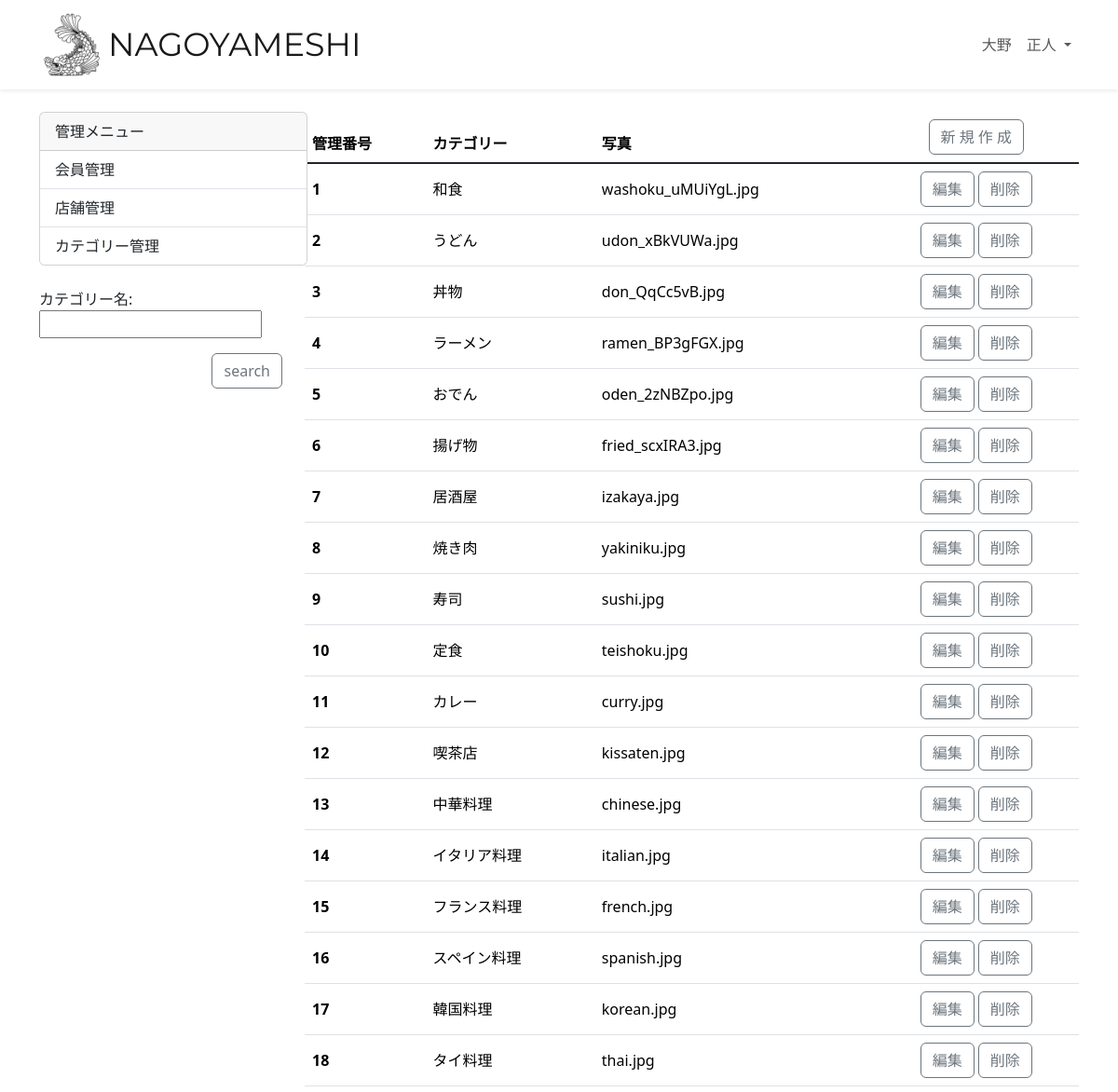
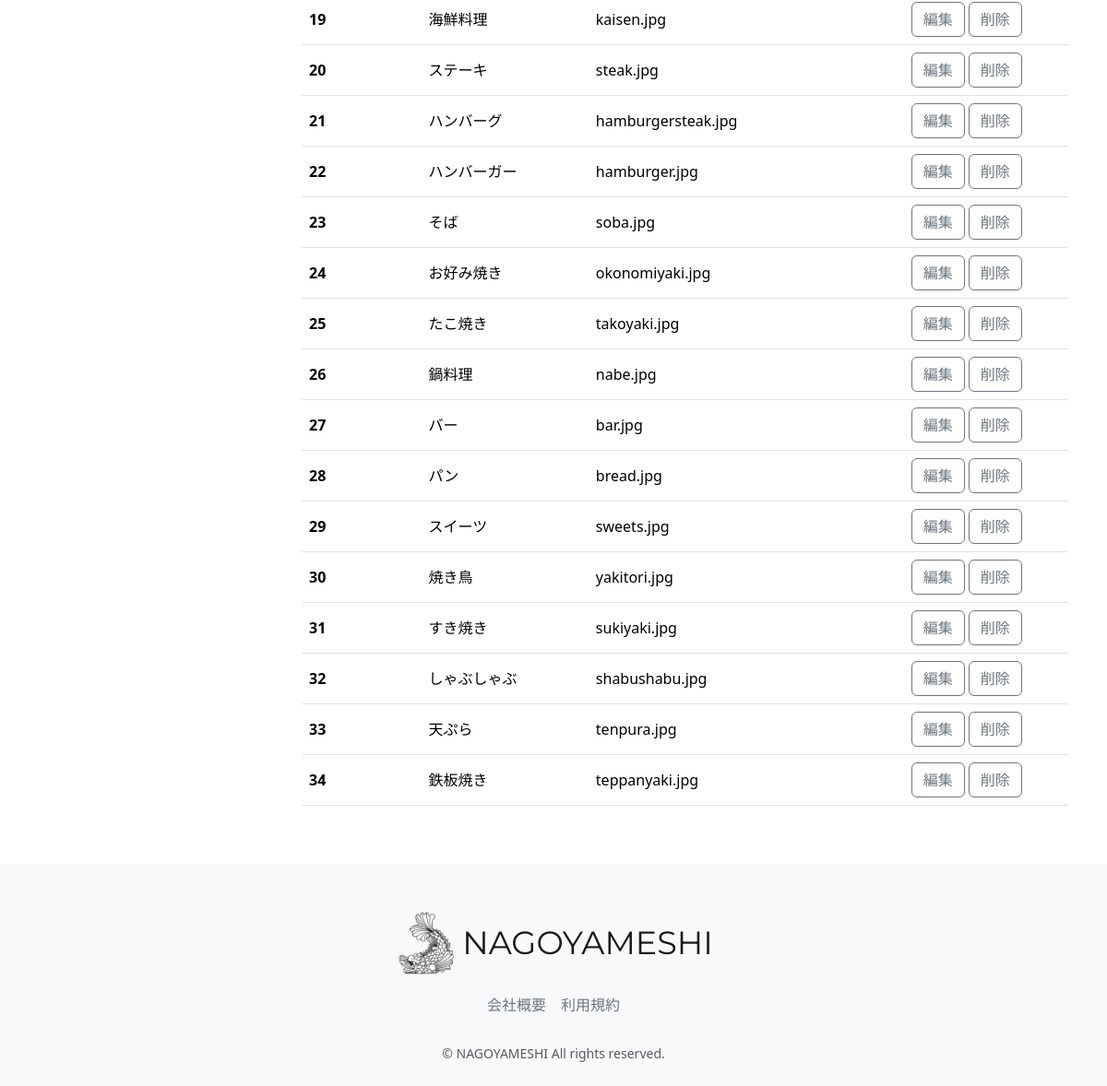
/accounts/management_category (signed in), run on the app's committed database (2 pictures, top to bottom).
### accounts/models.py (models this page shows, shortened)
class CustomUser(AbstractUser):
    user_name = models.CharField(
        max_length=128, null=True, blank=True, verbose_name="ユーザー名前"
    )
    hurigana = models.CharField(
        max_length=128, null=True, blank=True, verbose_name="フリガナ"
    )
    zip_code = models.CharField(
        max_length=16, null=True, blank=True, verbose_name="郵便番号"
    )
    address = models.CharField(
        max_length=255, null=True, blank=True, verbose_name="住所"
    )
    phone_number = models.CharField(
        max_length=20, null=True, blank=True, verbose_name="電話番号"
    )
    birthday = models.CharField(
        max_length=20, null=True, blank=True, verbose_name="誕生日"
    )
    job = models.CharField(max_length=255, null=True, blank=True, verbose_name="職業")
    subscription = models.BooleanField(null=True, default=False, verbose_name="有料会員")
    card_name = models.CharField(max_length=128, null=True, blank=True,verbose_name='カード名義')
    card_number = models.CharField(max_length=128, null=True, blank=True,verbose_name='カード番号')
    class Meta:
        verbose_name = '会員一覧'
        verbose_name_plural = "会員一覧"

### restaurant/models.py (models this page shows, shortened)
class Category(models.Model):
    name = models.CharField(verbose_name="カテゴリー名", max_length=64)
    photo = models.ImageField(verbose_name="写真", blank=True, null=True)
    class Meta:
        verbose_name = 'カテゴリー一覧'
        verbose_name_plural = "テゴリー一覧"

### accounts/views.py (the view)
# urls.py: path('management_category', views.CategoryList.as_view(),name='management_category',),
class CategoryList(OnlyManagementUserMixin, ListView):
    template_name = 'management/management_category.html'
    model = Category
    paginate_by = 10
    def get_context_data(self, **kwargs):
        context = super().get_context_data(**kwargs)
        context["filter"] = CategoryFilter(self.request.GET,
                queryset=self.get_queryset())
        return context

### accounts/mixins.py (called while the page is built)
    def test_func(self):
        user = self.request.user
        return user.is_staff

### accounts/templates/management/management_category.html (shortened to what this page needs)
{% extends "layout/base.html" %}
{% load static %}
{% block content %}
<main>
  <br>
  <div class="container nagoyameshi-container pb-5">
    <div class="row justify-content-center">
      <div class="col-xl-3 col-lg-4 col-md-12">
        <div class="card" style="width: 18rem;">
          <div class="card-header">
            管理メニュー
          </div>
          <ul class="list-group list-group-flush">
            <li class="list-group-item">
              <a class="dropdown-item" href="{% url 'management_user' %}">会員管理</a>
            </li>
            <li class="list-group-item">
              <a class="dropdown-item" href="{% url 'management_shop' %}">店舗管理</a>
            </li>
            <li class="list-group-item">
              <a class="dropdown-item" href="{% url 'management_category' %}">カテゴリー管理</a>
            </li>
          </ul>
        </div>
        <br>
        <form method="get">
          {{ filter.form.as_p }}
          <div class="d-flex justify-content-end">
            <input class="btn btn-outline-secondary"  type="submit" value="search" >
          </div>
        </form>
      </div>
      <div class="col">
        <div class="d-flex justify-content-between flex-wrap">
          <table class="table">
            <thead>
              <tr>
                <th scope="col">管理番号</th>
                <th scope="col">カテゴリー</th>
                <th scope="col">写真</th>
                <th>
                  <div class="text-center">
                    <button class="btn btn-outline-secondary"  onclick="location.href='{% url 'management_category_form' %}'"> 新 規 作 成 </button>
                  </div>
                </th>
              </tr>
            </thead>
            <tbody class="table-group-divider">
              <tr>
                {% for obj in filter.qs %}
                <th scope="row"  class="align-middle">{{ obj.id }}</th>
                <td class="align-middle">{{ obj.name }}</td>
                <td class="align-middle">{{ obj.photo }} </td>
                <td class="align-middle">
                  <div class="text-center">
                    <button class="btn btn-outline-secondary" onclick="location.href='{% url 'management_category_update_form' pk=obj.pk %}'">編集</button>
                    <button class="btn btn-outline-secondary" onclick="location.href='{% url 'management_category_confirm_delete' pk=obj.pk %}'">削除</button>
                  </div>
                </td>
              </tr>
              {% endfor %}
            </tbody>
          </table>
        </div>
      </div>
    </div>
  </div>
</main>
{% endblock %}

### restaurant/templates/layout/base.html (shortened to what this page needs)
{% load static %}
<!DOCTYPE html>
<html lang="ja">
  <head>
    <link href="https://cdn.jsdelivr.net/npm/bootstrap@5.3.3/dist/css/bootstrap.min.css" rel="stylesheet">
    <link href="{% static 'css/nagoyameshi.css' %}" rel="stylesheet">
  </head>
  <body>
    <div id="app" class="wrapper">
      <nav class="navbar navbar-expand-md navbar-light bg-white shadow-sm">
        <div class="container nagoyameshi-container">
          <a class="navbar-brand app-name" href="{% url 'top_page' %}">
            <div class="d-flex align-items-center">
              <img class="nagoyameshi-logo me-1" src="{% static 'images/logo/logo.png' %}" alt="nagoyameshi">
              NAGOYAMESHI
            </div>
          </a>
          <div class="collapse navbar-collapse" id="navbarSupportedContent">
            <ul class="navbar-nav ms-auto">
              {% if user.subscription %}
              <li class="nav-item dropdown">
                <a id="navbarDropdown" class="nav-link dropdown-toggle" href="#" role="button" data-bs-toggle="dropdown" aria-haspopup="true" aria-expanded="false" v-pre>
                  {{ user.user_name }}
                </a>
              </li>
              {% endif %}
            </ul>
          </div>
        </div>
      </nav>
      {% block content %}{% endblock %}
      <footer class="bg-light">
        <div class="d-flex justify-content-center footer-logo">
          <a class="navbar-brand app-name" href="{% url 'top_page' %}">
            <div class="d-flex align-items-center">
              <img class="nagoyameshi-logo me-1" src="{% static 'images/logo/logo.png' %}" alt="nagoyameshi">
              NAGOYAMESHI
            </div>
          </a>
        </div>
        <div class="d-flex justify-content-center footer-link">
          <a href="{% url 'company_page' %}" class="link-secondary me-3">会社概要</a>
          <a href="{% url 'terms_page' %}" class="link-secondary">利用規約</a>
        </div>
        <p class="text-center text-muted small mb-0">&copy; NAGOYAMESHI All rights reserved.</p>
      </footer>
    </div>
  </body>
</html>

### static/css/nagoyameshi.css (style rules this page uses)
.wrapper { min-height: 100vh; position: relative; padding-bottom: 240px; box-sizing: border-box; }
.nagoyameshi-logo { height: 70px; }
.app-name { font-family: "Montserrat", sans-serif; font-optical-sizing: auto; font-weight: weight; font-style: normal; font-size: 35px; color: #191919; }
footer { width: 100%; height: 240px; position: absolute; bottom: 0; padding: 50px 15px; }
.footer-logo { margin-bottom: 20px; }
.footer-link { margin-bottom: 30px; }
a { text-decoration: none !important; }

### data on the page
CustomUser: user_name "大野 正人"
Category: id "1", name "和食", photo "washoku_uMUiYgL.jpg"
Category: id "2", name "うどん", photo "udon_xBkVUWa.jpg"
Category: id "3", name "丼物", photo "don_QqCc5vB.jpg"
Category: id "4", name "ラーメン", photo "ramen_BP3gFGX.jpg"
Category: id "5", name "おでん", photo "oden_2zNBZpo.jpg"
Category: id "6", name "揚げ物", photo "fried_scxIRA3.jpg"
Category: id "7", name "居酒屋", photo "izakaya.jpg"
Category: id "8", name "焼き肉", photo "yakiniku.jpg"
Category: id "9", name "寿司", photo "sushi.jpg"
Category: id "10", name "定食", photo "teishoku.jpg"
Category: id "11", name "カレー", photo "curry.jpg"
Category: id "12", name "喫茶店", photo "kissaten.jpg"
Category: id "13", name "中華料理", photo "chinese.jpg"
Category: id "14", name "イタリア料理", photo "italian.jpg"
Category: id "15", name "フランス料理", photo "french.jpg"
Category: id "16", name "スペイン料理", photo "spanish.jpg"
Category: id "17", name "韓国料理", photo "korean.jpg"
Category: id "18", name "タイ料理", photo "thai.jpg"
Category: id "19", name "海鮮料理", photo "kaisen.jpg"
Category: id "20", name "ステーキ", photo "steak.jpg"
Category: id "21", name "ハンバーグ", photo "hamburgersteak.jpg"
Category: id "22", name "ハンバーガー", photo "hamburger.jpg"
Category: id "23", name "そば", photo "soba.jpg"
Category: id "24", name "お好み焼き", photo "okonomiyaki.jpg"
Category: id "25", name "たこ焼き", photo "takoyaki.jpg"
Category: id "26", name "鍋料理", photo "nabe.jpg"
Category: id "27", name "バー", photo "bar.jpg"
Category: id "28", name "パン", photo "bread.jpg"
Category: id "29", name "スイーツ", photo "sweets.jpg"
Category: id "30", name "焼き鳥", photo "yakitori.jpg"
Category: id "31", name "すき焼き", photo "sukiyaki.jpg"
Category: id "32", name "しゃぶしゃぶ", photo "shabushabu.jpg"
Category: id "33", name "天ぷら", photo "tenpura.jpg"
Category: id "34", name "鉄板焼き", photo "teppanyaki.jpg"
